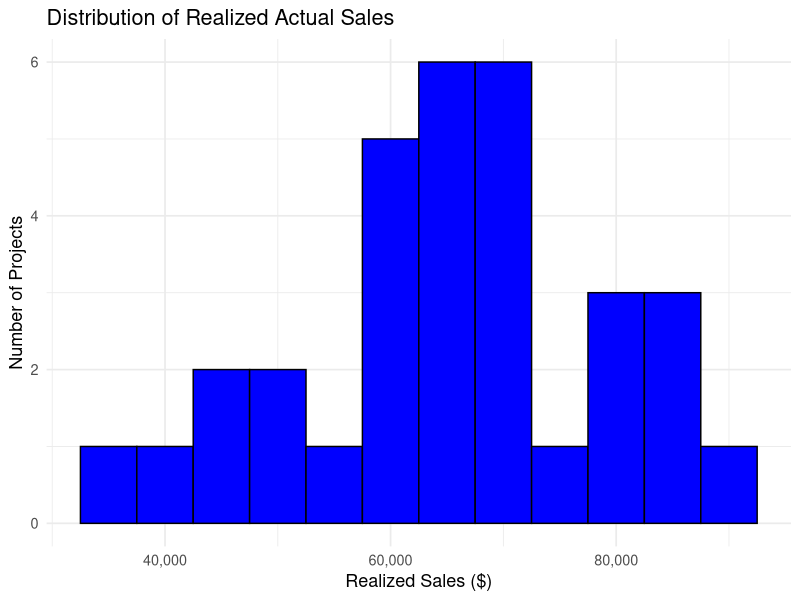
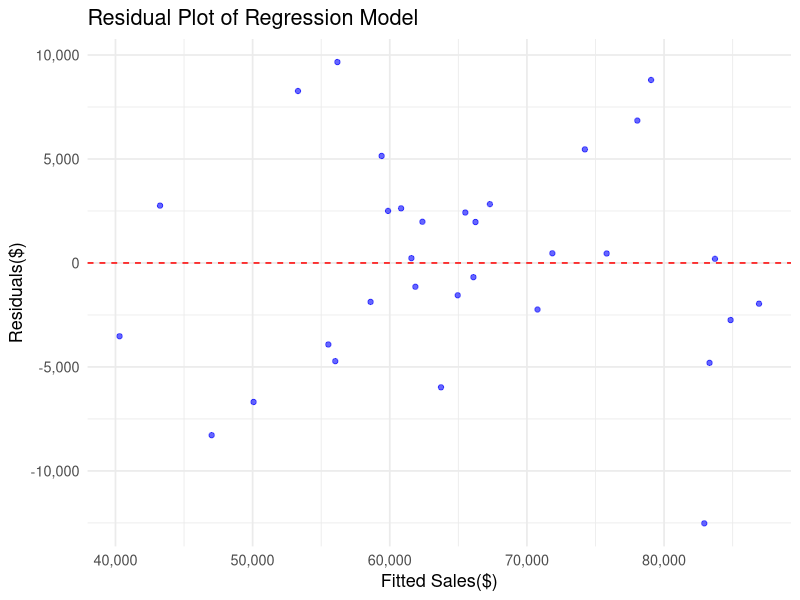
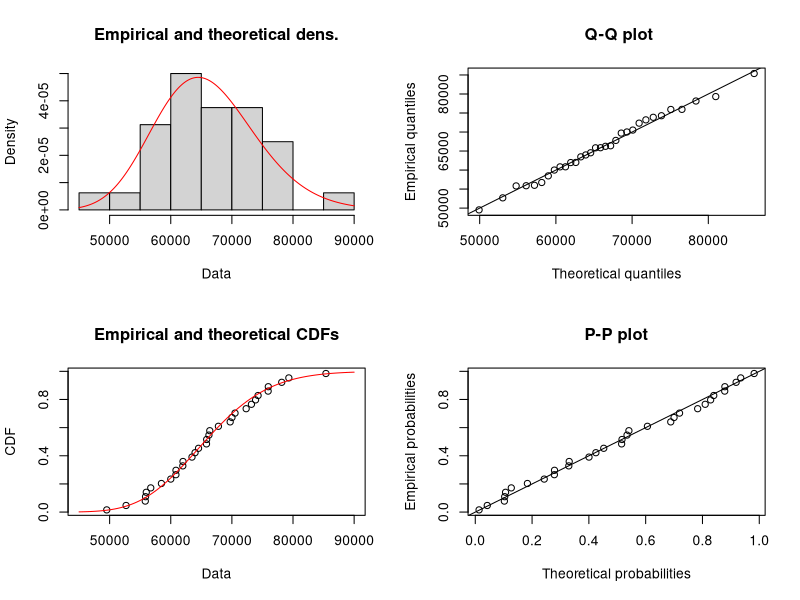
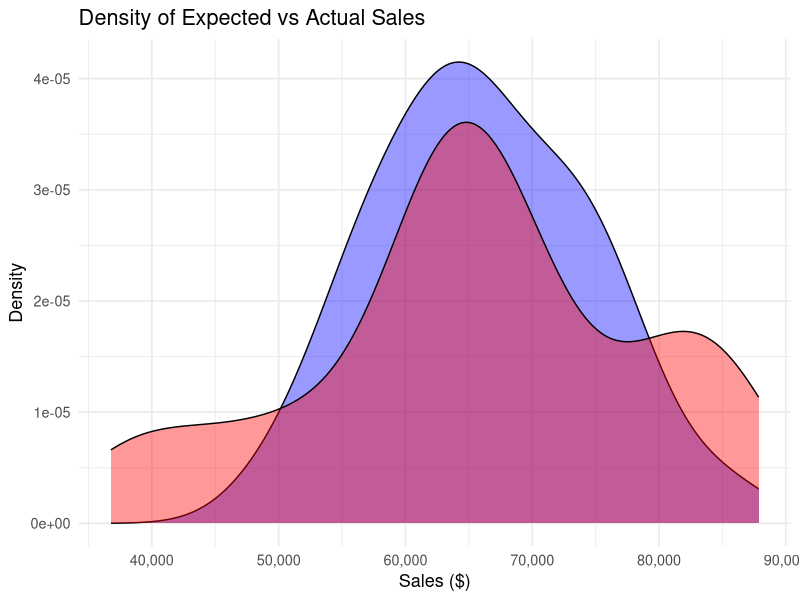
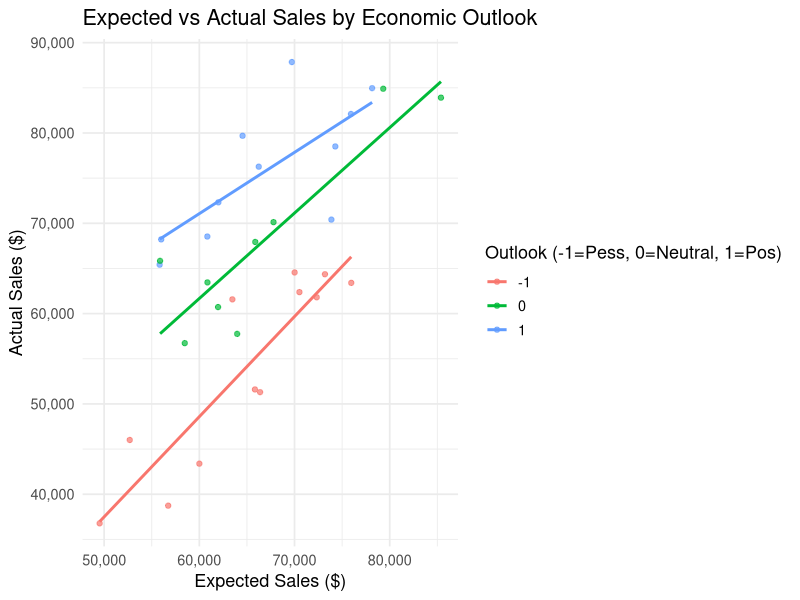
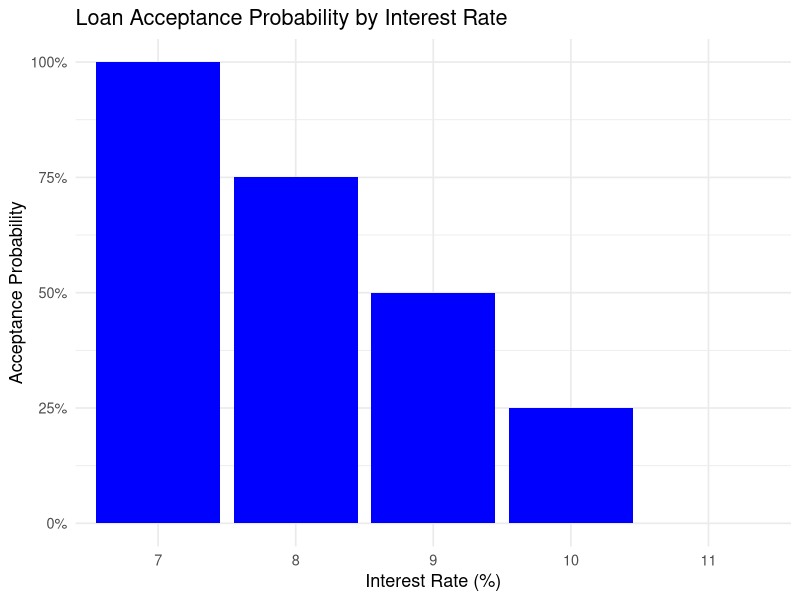
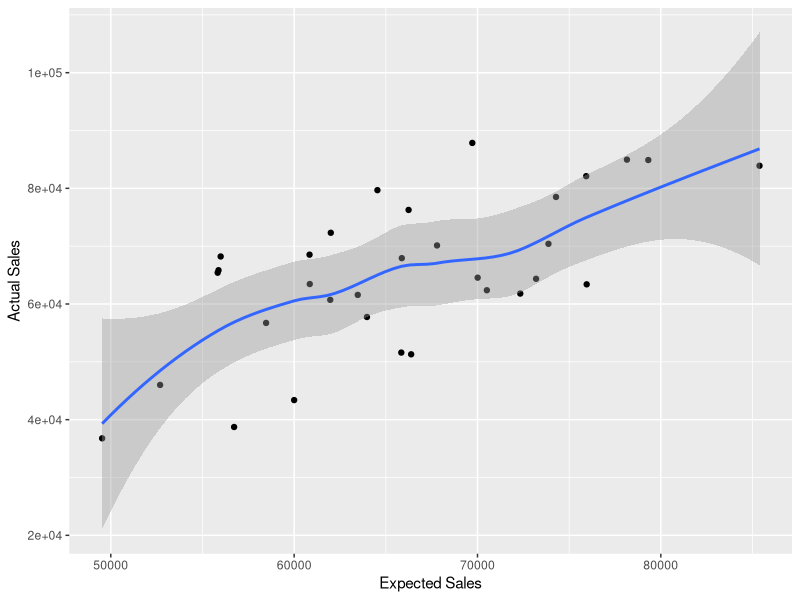
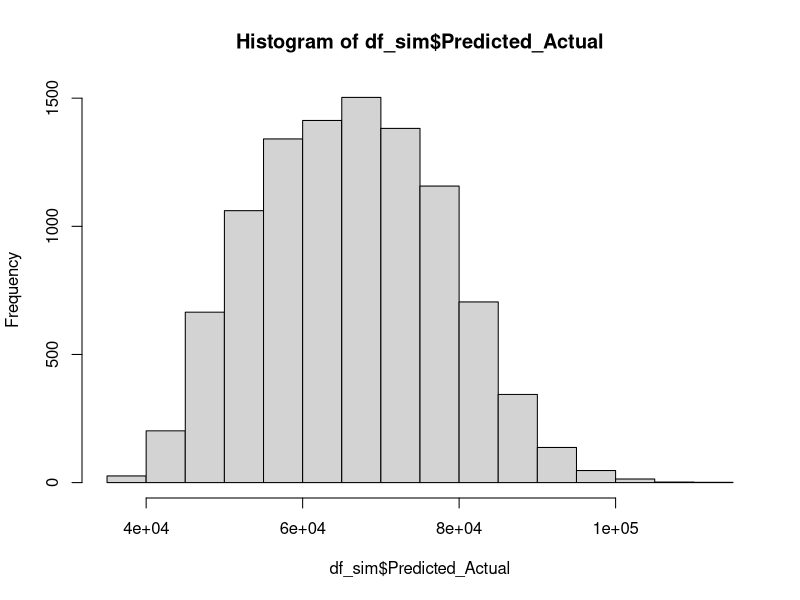

These figures' R source, in order:
historical <- read.csv("SBT Loans Historical Data.csv")
library(ggplot2)
library(car)
library(dplyr)
library(readr)
library(fitdistrplus)
library(scales) 

#check historical data structure
View(historical)
str(historical)
summary(historical)


#historgram of realized actual sales
ggplot(historical, aes(x = Realized..actual..sales)) +
  geom_histogram(binwidth = 5000, fill = "blue", color = "black") +
  labs(title = "Distribution of Realized Actual Sales",x = "Realized Sales ($)",y = "Number of Projects") +scale_x_continuous(labels = comma) +
  theme_minimal(base_size = 13)

#regression model
model <- lm(Realized..actual..sales ~ Stated.expected.sales + Leading.indicator.of.economic.outlook, data = historical)
summary(model)

#residual plot for regression model
ggplot(data = data.frame(Fitted = fitted(model), Residuals = resid(model)), aes(x = Fitted, y = Residuals)) +
  geom_point(color = "blue", alpha = 0.6) +
  geom_hline(yintercept = 0, linetype = "dashed", color = "red") +
  labs(title = "Residual Plot of Regression Model", x = "Fitted Sales($)", y = "Residuals($)") + scale_x_continuous(labels = comma) + scale_y_continuous(labels = comma) +
  theme_minimal(base_size = 13)

#distributions to expected sales
lnorm_model <- fitdist(historical$Stated.expected.sales, "lnorm")
norm_model <- fitdist(historical$Stated.expected.sales, "norm")
weibull_model <- fitdist(historical$Stated.expected.sales, "weibull")
#compare and graphs
gofstat(list(lnorm_model, norm_model, weibull_model))
plot(lnorm_model)
lnorm_model$estimate 

#density plot
ggplot() +
  geom_density(data = historical, aes(x = Stated.expected.sales), fill = "blue", alpha = 0.4) +
  geom_density(data = historical, aes(x = Realized..actual..sales), fill = "red", alpha = 0.4) +
  labs(title = "Density of Expected vs Actual Sales",x = "Sales ($)", y = "Density") + scale_x_continuous(labels = comma) + scale_y_continuous(labels = scientific_format(digits = 2)) +
  theme_minimal(base_size = 13)

#Scatterplot
ggplot(historical, aes(x = Stated.expected.sales, y = Realized..actual..sales, color = factor(Leading.indicator.of.economic.outlook))) +
  geom_point(alpha = 0.7) +
  geom_smooth(method = "lm", se = FALSE) +
  labs(title = "Expected vs Actual Sales by Economic Outlook",
       x = "Expected Sales ($)", y = "Actual Sales ($)", color = "Outlook (-1=Pess, 0=Neutral, 1=Pos)") + 
  scale_x_continuous(labels = comma) + scale_y_continuous(labels = comma) +
  theme_minimal(base_size = 13)

#loan acceptance
interest_rate<- data.frame(Rate = c(7, 8, 9, 10, 11),Probability = c(1.00, 0.75, 0.50, 0.25, 0.00))

ggplot(interest_rate, aes(x = factor(Rate), y = Probability)) +
  geom_col(fill = "blue") +
  labs(title = "Loan Acceptance Probability by Interest Rate",
       x = "Interest Rate (%)", y = "Acceptance Probability")+ scale_y_continuous(labels = percent_format(accuracy = 1)) +
  theme_minimal(base_size = 13)

cor(historical$Stated.expected.sales, historical$Realized..actual..sales)
historical_optimistic <- historical %>%
  filter(Leading.indicator.of.economic.outlook == 1)
historical_neutral <- historical %>%
  filter(Leading.indicator.of.economic.outlook == 0)
historical_pessimistic <- historical %>%
  filter(Leading.indicator.of.economic.outlook == -1)
cor(historical_optimistic$Stated.expected.sales, historical_optimistic$Realized..actual..sales)
cor(historical_neutral$Stated.expected.sales, historical_neutral$Realized..actual..sales)
cor(historical_pessimistic$Stated.expected.sales, historical_pessimistic$Realized..actual..sales)
ggplot(data = historical) +
  geom_point(mapping = aes(x = Stated.expected.sales, y = Realized..actual..sales)) +
  geom_smooth(mapping = aes(x = Stated.expected.sales,  y = Realized..actual..sales)) +
  xlab("Expected Sales") + ylab("Actual Sales")
n <- 10000
office_model <- function(n, mean, sd) {
  rlnorm(n, log(mean * (1 + sd^2 / mean^2)^0.5), log(1 + sd^2 / mean^2)^0.5)
}
expected_sim <- office_model(n, mean(historical$Stated.expected.sales), sd(historical$Stated.expected.sales))
prob <- runif(n, 0, 1)
indicators_sim <- ifelse(prob < 12/32, -1, ifelse(prob > 21/32, 1, 0))
df_sim <- data.frame(Stated.expected.sales = expected_sim, Leading.indicator.of.economic.outlook = indicators_sim)
df_sim$Predicted_Actual <- predict(model, df_sim)
hist(df_sim$Predicted_Actual)
mean(df_sim$Predicted_Actual)
mean(df_sim$Predicted_Actual)-qnorm(0.95)*sd(df_sim$Predicted_Actual)/(n^0.5)
mean(df_sim$Predicted_Actual)+qnorm(0.95)*sd(df_sim$Predicted_Actual)/(n^0.5)
min(df_sim$Predicted_Actual)
max(df_sim$Predicted_Actual)
free_cash_flows <- 37875 - 24375 - 9000 - 12500
cumulative_fcf <- 8636.03
loan_inflow <- 38375
df_sim$cFCF <- free_cash_flows + (df_sim$Predicted_Actual - cumulative_fcf - loan_inflow)
hist(df_sim$cFCF)
mean(df_sim$cFCF)
mean(df_sim$cFCF)-qnorm(0.95)*sd(df_sim$cFCF)/sqrt(n)
mean(df_sim$cFCF)+qnorm(0.95)*sd(df_sim$cFCF)/sqrt(n)
min(df_sim$cFCF)
max(df_sim$cFCF)
